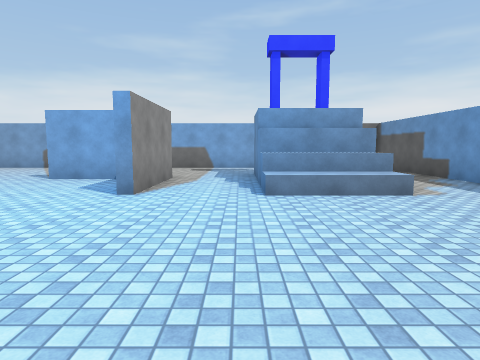
View 1 (above)

12 first-person views from a walk through a scene from a Unity 3-D project. The camera is 1.4 m above the floor, tilts 6° down and sees 75° across. The floor is counted in squares, 2 m on a side. Each view is taken from the middle of a square. On the plan, view 1 faces up. The plan holds only what a view shows up to about 10 squares ahead; the rest is blank. The player is left out. Surface patterns are stand-ins for the level's own textures.

View 2
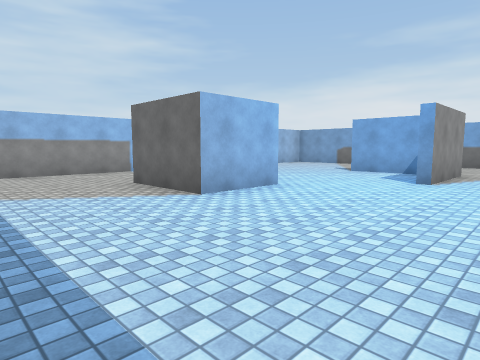

View 3
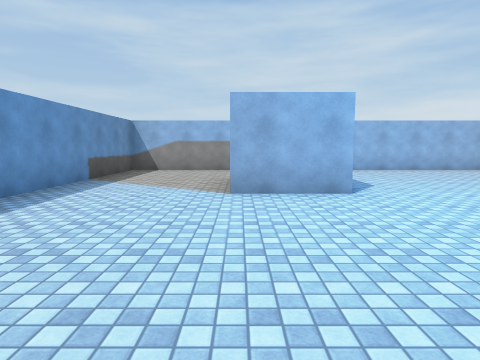

View 4
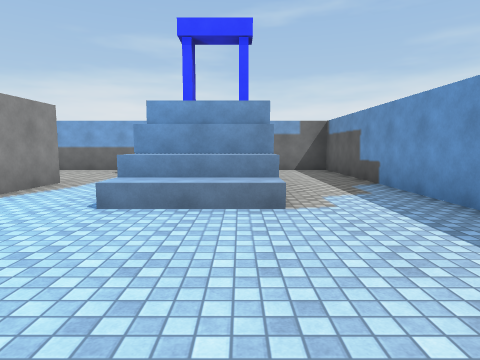

View 5
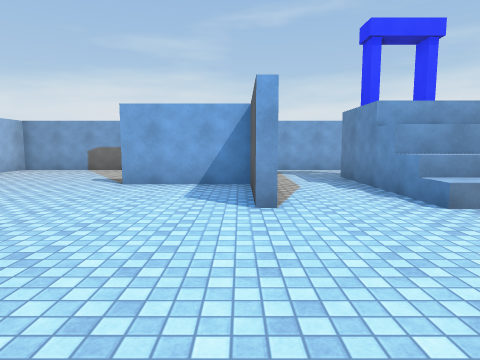

View 6
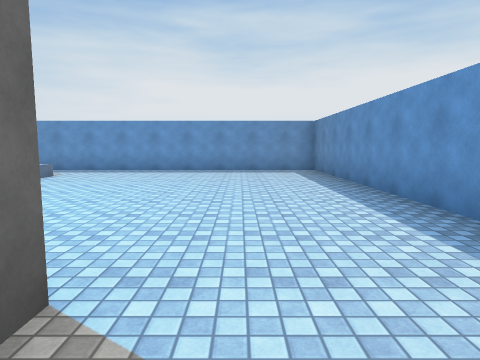

View 7
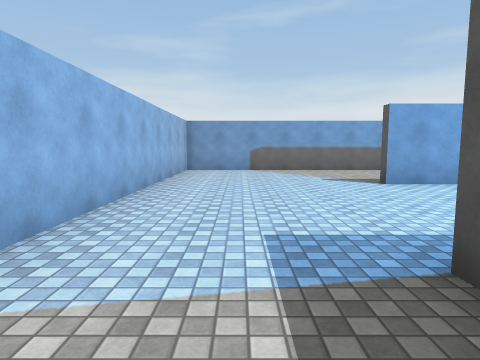

View 8
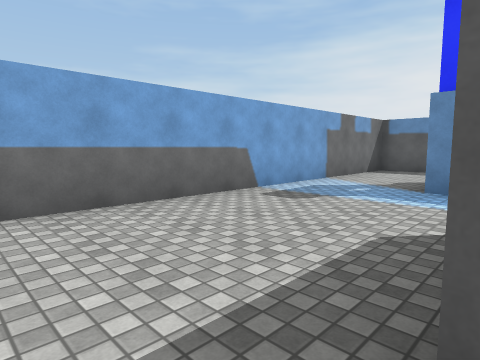

View 9
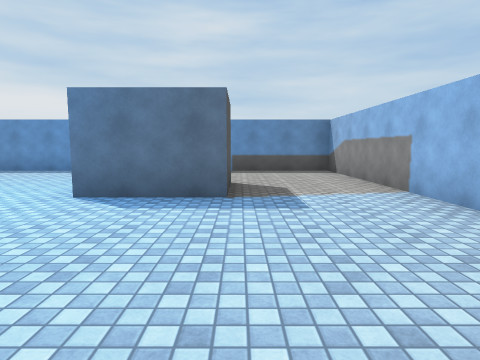

View 10
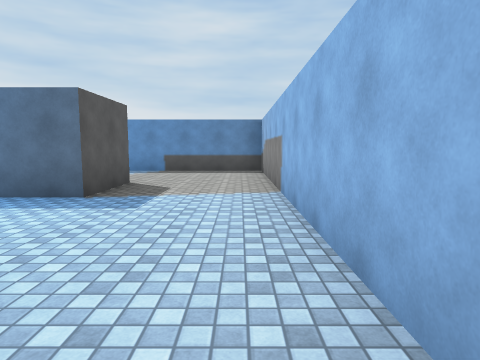

View 11
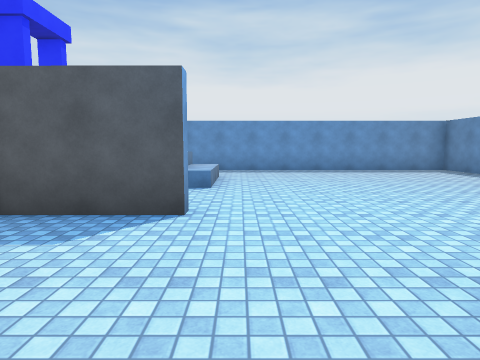

View 12
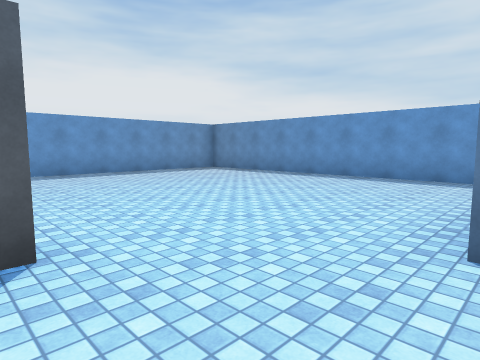

### Floor plan
Points are (right, up) in squares from view 1. A wall is a line through its corners. A room is listed if a view was taken in it or the views show most of it. See-through windows are left out.
Room 1 (views 1, 2, 3, 4, 5, 6)
walls: (-3.7, 2.7) (-3.7, 0.9) (-5.8, 0.9); (0.4, 4.5) (0.4, 5.5); (-1.6, 5.5) (-1.6, 4.6); (2.6, 5.1) (0.4, 5.1); (2.6, 5.8) (0.4, 5.8); (-8.6, 0.4) (-8.6, -2.3) (4.7, -2.3) (4.7, 5.5)
low walls: (2.6, 4.5) (0.4, 4.5)
ways out: opening at (-7.5, 1.5) to room 2; opening at (-3.5, 3.5) to room 2; opening at (-0.5, 6.5) to room 2; opening at (3.5, 6.5) to room 2
Room 2 (views 7, 8, 9, 10, 11, 12)
walls: (-1.8, 6.9) (-4.2, 6.9); (-1.8, 4.6) (-1.8, 6.6); (-1.5, 7.2) (-1.6, 5.5); (0.4, 5.5) (0.4, 7.5); (-5.8, 0.9) (-5.8, 2.7) (-3.7, 2.7); (4.7, 5.5) (4.7, 10.7) (-8.6, 10.7) (-8.6, 0.4)
ways out: opening at (-7.5, 1.5) to room 1; opening at (-3.5, 3.5) to room 1; opening at (-0.5, 6.5) to room 1; opening at (3.5, 6.5) to room 1
objects: other object (1, 8) to (2, 8)

Where each view was taken, in squares from view 1:
view 1: 0 up, 0 right, facing up
view 2: 2 down, 0 right, facing up-left
view 3: 1 up, 1 right, facing left
view 4: 1 up, 2 right, facing up
view 5: 1 up, 2 left, facing up
view 6: 0 up, 5 left, facing right
view 7: 1 up, 7 left, facing up
view 8: 7 up, 5 left, facing up-right
view 9: 7 up, 6 left, facing down
view 10: 7 up, 8 left, facing down
view 11: 4 up, 5 left, facing right
view 12: 5 up, 4 left, facing down-right
